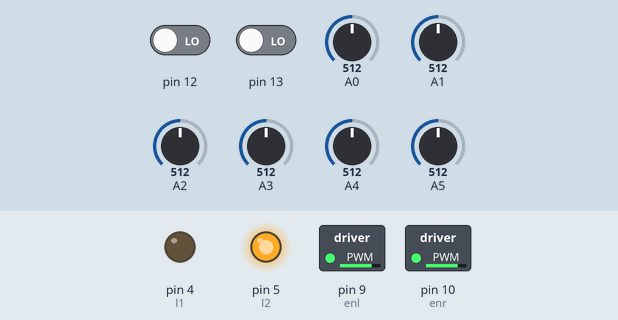
The sketch below on a simulated Arduino Uno, built with avr-gcc and run on an emulated ATmega328P. Shown: switched loads named in the sketch (green lamp = pin HIGH), output pins drawn as LEDs (lit = HIGH). Inputs (shaded band) come from the test bench; at power-on: pin 12 LOW, pin 13 LOW, A0 = 512, A1 = 512, A2 = 512, A3 = 512, A4 = 512, A5 = 512. Pins used as bus, display or sensor lines are not drawn; what the sketch prints to the serial monitor is not drawn.

Above: at 0.1 s.
Timing chart, 0 to 1.6 s (numbered marks = the images above):
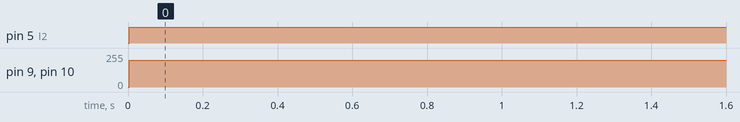

The sketch:

LF_PID.ino
```cpp
int l1=4;
int l2=5;

int r1=6;
int r2=7;

int enl=9;
int enr=10;

int a[8];
int last_proportional=0;
int integral=0;


//bool leds=false;


char select_turn(unsigned char found_left,unsigned char found_right,unsigned char found_st); //AI INITIALIZAION

int mod(int v); // MODULUS FUNCTION
int set_motors(int a,int b);
void turn(char dir);
void PID();

 int right=0;
 int left=0;

void setup() {

  pinMode(l1,OUTPUT);   // Left motor output
  pinMode(l2,OUTPUT);

  pinMode(r1,OUTPUT);  //Right motor output
  pinMode(r2,OUTPUT);

  pinMode(enl,OUTPUT);   //Enable pins of R and L motors
  pinMode(enr,OUTPUT);

  pinMode(12,INPUT);
  pinMode(13,INPUT);

  pinMode(A0,INPUT);
  pinMode(A1,INPUT);
  pinMode(A2,INPUT);
  pinMode(A3,INPUT);
  pinMode(A4,INPUT);
  pinMode(A5,INPUT);
  pinMode(12,INPUT);
  pinMode(13,INPUT);
  Serial.begin(9600);

 // pinMode(ledg,OUTPUT);
  //pinMode(ledr,OUTPUT);
//  digitalWrite(ledg,leds);
 // digitalWrite(ledr,leds);
}

void loop() {// stop();
  PID();    //Control invoked

  unsigned char found_left=0;
  unsigned char found_right=0;   // turn paratmeter.
  unsigned char found_st=0;

readline();
  if(a[0]==LOW)
    found_left=1;

  if(a[7]==LOW)
    found_right=1;

  if(a[3]==LOW||a[4]==LOW)
  found_st=1;

  unsigned char dir;

  dir=select_turn(found_left, found_right, found_st);
  turn(dir);


}// MAIN body ends


int set_motors(int l,int r) // Motor setup
{
  Serial.println(r);
  Serial.println(l);


if(l>0&&r>0)
{
  analogWrite(enl,mod(l));
analogWrite(enr,mod(r));


  digitalWrite(l1,LOW);
  digitalWrite(l2,HIGH);

  digitalWrite(r1,LOW);
  digitalWrite(r2,HIGH);
}

else if(l<0&&r>0)
{
  analogWrite(enl,mod(l));
analogWrite(enr,mod(r));

  digitalWrite(l1,HIGH);
  digitalWrite(l2,LOW);

  digitalWrite(r1,LOW);
  digitalWrite(r2,HIGH);
}

else if(l>0&&r<0)
{analogWrite(enl,mod(l));
analogWrite(enr,mod(r));

  digitalWrite(l1,LOW);
  digitalWrite(l2,HIGH);

  digitalWrite(r1,HIGH);
  digitalWrite(r2,LOW);
}

else if(l==0&&r==0)
{
  analogWrite(enl,0);
analogWrite(enr,0);

  digitalWrite(l1,HIGH);
  digitalWrite(l2,HIGH);

  digitalWrite(r1,HIGH);
  digitalWrite(r2,HIGH);
}
}

int readline()
{
  a[0]=analogRead(A0);
  a[1]=analogRead(A1);
  a[2]=analogRead(A2);
  a[3]=analogRead(A3);
  a[4]=analogRead(A4);
  a[5]=analogRead(A5);
  a[6]=digitalRead(12);
  a[7]=digitalRead(13);
  int v;
 v=(7000*a[0]+6000*a[1]+5000*a[2]+4000*a[3]+3000*a[4]+2000*a[5]+1000*a[6]+0*a[7])/(a[0]+a[1]+a[2]+a[3]+a[4]+a[5]+a[6]+a[7]);
 Serial.println(a[7]);
 return v;
}

int stop()
{
  analogWrite(enl,255);
  analogWrite(enr,255);
   digitalWrite(l1,HIGH);
  digitalWrite(l2,HIGH);

  digitalWrite(r1,HIGH);
  digitalWrite(r2,HIGH);

}

void turn(char dir)   //Turning setup
{
  switch(dir)
  {
    case 'L':
      set_motors(-200,200);
      delay(350);
      break;
    case 'R':
      set_motors(200,-200);
      delay(350);
      break;
    case 'B':
      set_motors(-200,-200);
      delay(650);
      break;
    case 'S':
      set_motors(200,200);
      delay(650);
      break;
  }

 }


void PID()
{ int i;       // Control function
  int power_difference=0;
  float Kp,Ki,Kd;
  unsigned int position;
  int derivative,proportional;
  while(1)
  {
  position=readline();
  Serial.println(position);
  proportional=((int)position-3500);

   derivative = proportional-last_proportional;
   integral = integral+proportional;

  last_proportional=proportional;
  Kp=0.1;
  Ki=0.0001;
  Kd=1.0;

  power_difference= proportional*Kp + integral*Ki + derivative*Kd;
  const int max=180;
  if(power_difference>max)
   power_difference=max;
  if(power_difference<-max)
   power_difference= (-1*max);

  if(power_difference<0)
  {//left
   set_motors(max+power_difference,max);
  }
  else
  {
   set_motors(max,max-power_difference); //right
  }
  readline();
  if(a[0]==HIGH&&a[1]==HIGH&&a[2]==HIGH&&a[3]==HIGH&&a[4]==HIGH&&a[5]==HIGH&&a[6]==HIGH&&a[7]==HIGH)
    return;

  else if(a[0]==LOW||a[7]==LOW)
    return;


  }
}

char select_turn(unsigned char found_left,unsigned char found_right,unsigned char found_st) // AI Function
{
 if(found_left==1)
 return 'L';
 else if(found_st==1)
 return 'S';
 else if(found_right==1)
 return 'R';
 else
 return 'B';

}


int mod(int v)
{
  if(v<0)
  return -1*v;
  else if(v>0)
  return v;
}
```

Measured:
- by itself, pin 5 (l2): LOW → HIGH at 0.00 s
- by itself, pin 9 (enl), pin 10 (enr): 0/255 → 200/255 at 0.00 s
